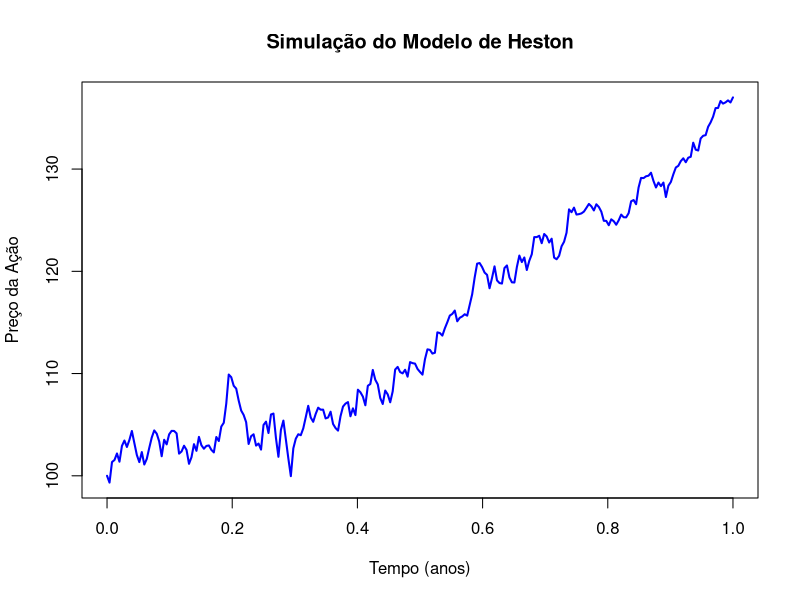

Here is the R script that generated this plot:
# Modelo de Heston para simulação de preços de ações com volatilidade estocástica

# Parâmetros do modelo:
S0 <- 100           # Preço inicial da ação (valor inicial de S)
v0 <- 0.04          # Volatilidade inicial (ou variância instantânea, exemplo: 4%)
mu <- 0.1           # Taxa de retorno média da ação (drift, ou retorno esperado, 10% ao ano)
kappa <- 2          # Taxa de reversão da volatilidade (quanto maior, mais rápido a volatilidade retorna à média)
theta <- 0.04       # Volatilidade média de longo prazo (valor para o qual a volatilidade tende a reverter, 4%)
sigma_v <- 0.3      # Volatilidade da volatilidade (intensidade dos choques na volatilidade)
rho <- -0.7         # Correlação entre os ruídos dW1 (preço) e dW2 (volatilidade), que captura a relação entre choques nos dois processos

# Configurações da simulação:
N <- 252            # Número de passos (por exemplo, 252 dias de negociação em 1 ano)
T <- 1              # Horizonte de tempo total da simulação (1 ano)
dt <- T / N         # Tamanho de cada passo de tempo

# Vetores para armazenar os resultados da simulação:
precos <- numeric(N + 1)          # Vetor para os preços da ação ao longo do tempo
volatilidades <- numeric(N + 1)   # Vetor para armazenar a evolução da volatilidade (variância)

# Condições iniciais:
precos[1] <- S0                   # Inicializa o preço da ação com S0
volatilidades[1] <- v0            # Inicializa a volatilidade com v0

set.seed(123)  # Define uma semente para a geração de números aleatórios, garantindo reprodutibilidade

# Simulação do Modelo de Heston utilizando o método de Euler–Maruyama:
for (i in 1:N) {
  # Gera o incremento do processo de Wiener para o preço (dW1):
  # dW1 segue uma distribuição normal com média 0 e desvio padrão sqrt(dt)
  dW1 <- rnorm(1, mean = 0, sd = sqrt(dt))
  
  # Gera um incremento adicional dZ, também com distribuição normal,
  # que será usado para construir o processo dW2 com a correlação desejada.
  dZ  <- rnorm(1, mean = 0, sd = sqrt(dt))
  
  # Calcula o incremento do processo de Wiener para a volatilidade (dW2)
  # Incorporando a correlação com dW1:
  # dW2 = rho * dW1 + sqrt(1 - rho^2) * dZ garante que a correlação entre dW1 e dW2 seja igual a rho.
  dW2 <- rho * dW1 + sqrt(1 - rho^2) * dZ
  
  # Atualiza o preço da ação:
  # A equação do preço incorpora dois termos:
  # 1. Drift determinístico: mu * S * dt
  # 2. Difusão estocástica: sqrt(v) * S * dW1
  # O uso de sqrt(max(volatilidades[i], 0)) garante que não haja tentativa de calcular a raiz de um valor negativo.
  precos[i+1] <- precos[i] + mu * precos[i] * dt + sqrt(max(volatilidades[i], 0)) * precos[i] * dW1
  
  # Atualiza a volatilidade (variância) usando a equação de reversão à média:
  # Termo determinístico (drift): kappa * (theta - v) * dt, que empurra a volatilidade para theta
  # Termo estocástico (difusão): sigma_v * sqrt(v) * dW2
  volatilidades[i+1] <- volatilidades[i] + 
    kappa * (theta - volatilidades[i]) * dt + 
    sigma_v * sqrt(max(volatilidades[i], 0)) * dW2
  
  # Garante que a volatilidade não se torne negativa, ajustando para o mínimo de 0.
  volatilidades[i+1] <- max(volatilidades[i+1], 0)
}

# Plotando a evolução do preço da ação ao longo do tempo:
plot(seq(0, T, by = dt), precos, type = 'l', col = 'blue', lwd = 2,
     xlab = 'Tempo (anos)', ylab = 'Preço da Ação',
     main = 'Simulação do Modelo de Heston')

